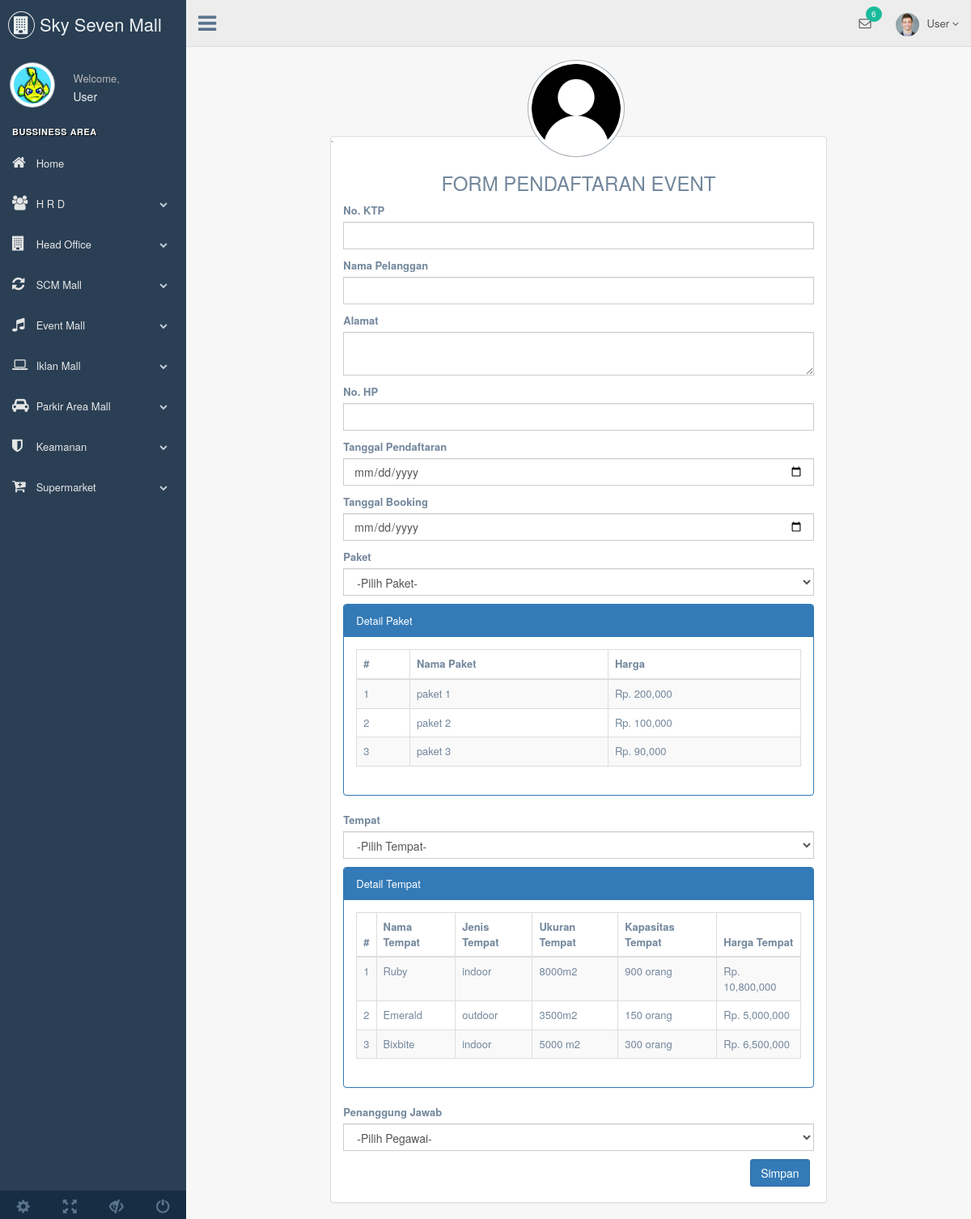
The page /index.php/pendaftaran/dua_tabel on the database its author committed.
### tables this page shows
CREATE TABLE `paket` (
  `id_paket` varchar(10) DEFAULT NULL,
  `nama_paket` varchar(10) DEFAULT NULL,
  `harga` int(10) DEFAULT NULL
);

CREATE TABLE `tempat` (
  `Id_Tempat` varchar(10) NOT NULL,
  `Nama_Tempat` varchar(30) NOT NULL,
  `Jenis_Tempat` varchar(15) NOT NULL,
  `Ukuran_Tempat` varchar(15) NOT NULL,
  `Harga_Tempat` int(10) NOT NULL,
  `Kapasitas_Tempat` varchar(10) NOT NULL
);

### application/controllers/Pendaftaran.php (called while the page is built, shortened)
<?php
class Pendaftaran extends CI_Controller
{
	function dua_tabel(){
		$data['paket'] = $this->M_give->lihat_data('paket')->result();
		$data['tempat'] = $this->M_give->lihat_data('tempat')->result();
		$data['pegawai'] = $this->M_give->lihat_data('pegawai')->result();
			$this->load->view('header');
			$this->load->view('navbar');
			$this->load->view('Pendaftaran/pendaftaran', $data);
			$this->load->view('footer');
	}
}
?>

### index.php (called while the page is built, shortened)
<?php
require_once BASEPATH.'core/CodeIgniter.php';

### application/models/M_give.php (called while the page is built, shortened)
<?php
class M_give extends CI_Model
{
	function lihat_data($table){
		return $this->db->get($table);
	}
}
?>

### application/views/Pendaftaran/pendaftaran.php (the view, shortened to what this page needs)
<div class="right_col" role="main">
	<section class="container">
		<div class="row">
			<div class="col-md-8 col-md-offset-2">
				<div class="panel panel-default" style="margin-top: 100px;">
					`<img src="<?php echo base_url('assets/') ?>/user.png" alt="..." class="img-circle profile_img" style="height: 120px; width: auto;  position: absolute; top: -1%; left: 25%;">
					<div class="panel-body">
						<h3 class="text-center">FORM PENDAFTARAN EVENT</h3>
		<form action="<?php echo base_url().'Pendaftaran/simpan_pendaftaran' ?>" method="post">
			<div class="form-group">
				<label>No. KTP</label>
				<input type="text" name="No_KTP" class="form-control">
			</div>
			<div class="form-group">
				<label>Nama Pelanggan</label>
				<input type="text" name="Nama_Pelanggan" class="form-control">
			</div>
			<div class="form-group">
				<label>Alamat</label>
				<textarea name="Alamat" class="form-control"></textarea>
			</div>
			<div class="form-group">
				<label>No. HP</label>
				<input type="number" name="No_HP" class="form-control" id="hp" onkeyup="batas()"  >
			</div>
			<div class="form-group">
				<label>Tanggal Pendaftaran</label>
				<input type="date" name="Tgl_Pendaftaran" class="form-control">
			</div>
			<div class="form-group">
				<label>Tanggal Booking</label>
				<input type="date" name="Tgl_Booking" class="form-control">
			</div>
			<div class="form-group">
				<label>Paket</label>
					<select name="Paket" class="form-control">
						<option value="">-Pilih Paket-</option>
					</select>
			</div>
			<div class="panel panel-primary">
				<div class="panel-heading">Detail Paket</div>
				<div class="panel-body">
					<div class="table-responsive">
						<table class="table table-bordered table-hover table-striped" >
							<thead>
								<tr>
									<th>#</th>
									<th>Nama Paket</th>
									<th>Harga</th>
								</tr>
							</thead>
							<tbody>
							<?php
								$no = 1;
								foreach($paket as $pk){
							?>
							<tr>
								<td><?php echo $no++; ?></td>
								<td><?php echo $pk->nama_paket?></td>
								<td><?php echo "Rp. ".number_format($pk->harga); ?></td>
							</tr>
							<?php }	?>
							</tbody>
						</table>
					</div>
				</div>
			</div>
			<div class="form-group">
				<label>Tempat</label>
					<select name="Tempat" class="form-control">
						<option value="">-Pilih Tempat-</option>
					</select>
			</div>
			<div class="panel panel-primary">
				<div class="panel-heading">Detail Tempat</div>
				<div class="panel-body">
					<div class="table-responsive">
						<table class="table table-bordered table-hover table-striped" >
							<thead>
								<tr>
									<th>#</th>
									<th>Nama Tempat</th>
									<th>Jenis Tempat</th>
									<th>Ukuran Tempat</th>
									<th>Kapasitas Tempat</th>
									<th>Harga Tempat</th>
								</tr>
							</thead>
							<tbody>
							<?php
								$no = 1;
								foreach($tempat as $t){
							?>
							<tr>
								<td><?php echo $no++; ?></td>
								<td><?php echo $t->Nama_Tempat; ?></td>
								<td><?php echo $t->Jenis_Tempat; ?></td>
								<td><?php echo $t->Ukuran_Tempat; ?></td>
								<td><?php echo $t->Kapasitas_Tempat; ?></td>
								<td><?php echo "Rp. ".number_format($t->Harga_Tempat); ?></td>
							</tr>
							<?php }	?>
							</tbody>
						</table>
					</div>
				</div>
			</div>
			<div class="form-group">
				<label>Penanggung Jawab</label>
					<select name="Pegawai" class="form-control">
						<option value="">-Pilih Pegawai-</option>
					</select>
			</div>
			<div class="form-group text-right">
				<input type="submit" value="Simpan" class="btn btn-primary" id="simpan" >
			</div>
		</form>
					</div>
				</div>
			</div>
		</div>
	</section>
</div>

### application/views/header.php (shortened to what this page needs)
<!DOCTYPE html>
<html lang="en">
  <head>
    <link href="<?php echo base_url('vendors/bootstrap/dist/css/bootstrap.min.css')?>" rel="stylesheet">
    <link href="<?php echo base_url('vendors/font-awesome/css/font-awesome.min.css')?>" rel="stylesheet">
    <link href="<?php echo base_url('vendors/nprogress/nprogress.css')?> rel="stylesheet">
    <link href="<?php echo base_url('vendors/iCheck/skins/flat/green.css')?>" rel="stylesheet">
    <link href="<?php echo base_url('vendors/bootstrap-progressbar/css/bootstrap-progressbar-3.3.4.min.css')?>" rel="stylesheet">
    <link href="<?php echo base_url('vendors/jqvmap/dist/jqvmap.min.css')?>" rel="stylesheet"/>
    <link href="<?php echo base_url('vendors/bootstrap-daterangepicker/daterangepicker.css')?>" rel="stylesheet">
    <link href="<?php echo base_url('build/css/custom.min.css')?>" rel="stylesheet">
  </head>

### application/views/navbar.php (shortened to what this page needs)
<body class="nav-md">
    <div class="container body">
      <div class="main_container">
        <div class="col-md-3 left_col">
          <div class="left_col scroll-view">
            <div class="navbar nav_title" style="border: 0;">
              <a href="index.html" class="site_title"><i class="fa fa-building"></i> <span>Sky Seven Mall</span></a>
            </div>
            <div class="profile clearfix">
              <div class="profile_pic">
                <img src="<?php echo base_url('assets/') ?>/fish.jpg" alt="..." class="img-circle profile_img">
              </div>
              <div class="profile_info">
                <span>Welcome,</span>
                <h2>User</h2>
              </div>
            </div>
            <br />
            <div id="sidebar-menu" class="main_menu_side hidden-print main_menu">
              <div class="menu_section">
                <h3>Bussiness Area</h3>
                <ul class="nav side-menu">
                  <li><a><i class="fa fa-home"></i> Home </a>
                  </li>
                  <li><a><i class="fa fa-users"></i> H R D <span class="fa fa-chevron-down"></span></a>
                  </li>
                   <li><a><i class="fa fa-building"></i> Head Office <span class="fa fa-chevron-down"></span></a>
                  </li>
                   <li><a><i class="fa fa-refresh"></i> SCM Mall <span class="fa fa-chevron-down"></span></a>
                  </li>
                   <li><a><i class="fa fa-music"></i> Event Mall <span class="fa fa-chevron-down"></span></a>
                  </li>
                  <li><a><i class="fa fa-laptop"></i> Iklan Mall <span class="fa fa-chevron-down"></span></a>
                  </li>
                   <li><a><i class="fa fa-car"></i> Parkir Area Mall <span class="fa fa-chevron-down"></span></a>
                  </li>
                   <li><a><i class="fa fa-shield"></i> Keamanan <span class="fa fa-chevron-down"></span></a>
                  </li>
                   <li><a><i class="fa fa-cart-plus"></i> Supermarket <span class="fa fa-chevron-down"></span></a>
                  </li>
                </ul>
              </div>
            </div>
            <div class="sidebar-footer hidden-small">
              <a data-toggle="tooltip" data-placement="top" title="Settings">
                <span class="glyphicon glyphicon-cog" aria-hidden="true"></span>
              </a>
              <a data-toggle="tooltip" data-placement="top" title="FullScreen">
                <span class="glyphicon glyphicon-fullscreen" aria-hidden="true"></span>
              </a>
              <a data-toggle="tooltip" data-placement="top" title="Lock">
                <span class="glyphicon glyphicon-eye-close" aria-hidden="true"></span>
              </a>
              <a data-toggle="tooltip" data-placement="top" title="Logout" href="login.html">
                <span class="glyphicon glyphicon-off" aria-hidden="true"></span>
              </a>
            </div>
          </div>
        </div>
        <div class="top_nav">
          <div class="nav_menu">
            <nav>
              <div class="nav toggle">
                <a id="menu_toggle"><i class="fa fa-bars"></i></a>
              </div>
              <ul class="nav navbar-nav navbar-right">
                <li class="">
                  <a href="javascript:;" class="user-profile dropdown-toggle" data-toggle="dropdown" aria-expanded="false">
                    <img src="<?php echo base_url('/assets/') ?>images/img.jpg" alt="">User
                    <span class=" fa fa-angle-down"></span>
                  </a>
                </li>
                <li role="presentation" class="dropdown">
                  <a href="javascript:;" class="dropdown-toggle info-number" data-toggle="dropdown" aria-expanded="false">
                    <i class="fa fa-envelope-o"></i>
                    <span class="badge bg-green">6</span>
                  </a>
                </li>
              </ul>
            </nav>
          </div>
        </div>

### application/views/footer.php (shortened to what this page needs)
  </body>
</html>

### rows shown on the page
paket: nama_paket "paket 1", harga "200,000"
paket: nama_paket "paket 2", harga "100,000"
paket: nama_paket "paket 3", harga "90,000"
tempat: Nama_Tempat "Ruby", Jenis_Tempat "indoor", Ukuran_Tempat "8000m2", Kapasitas_Tempat "900 orang", Harga_Tempat "10,800,000"
tempat: Nama_Tempat "Emerald", Jenis_Tempat "outdoor", Ukuran_Tempat "3500m2", Kapasitas_Tempat "150 orang", Harga_Tempat "5,000,000"
tempat: Nama_Tempat "Bixbite", Jenis_Tempat "indoor", Ukuran_Tempat "5000 m2", Kapasitas_Tempat "300 orang", Harga_Tempat "6,500,000"
